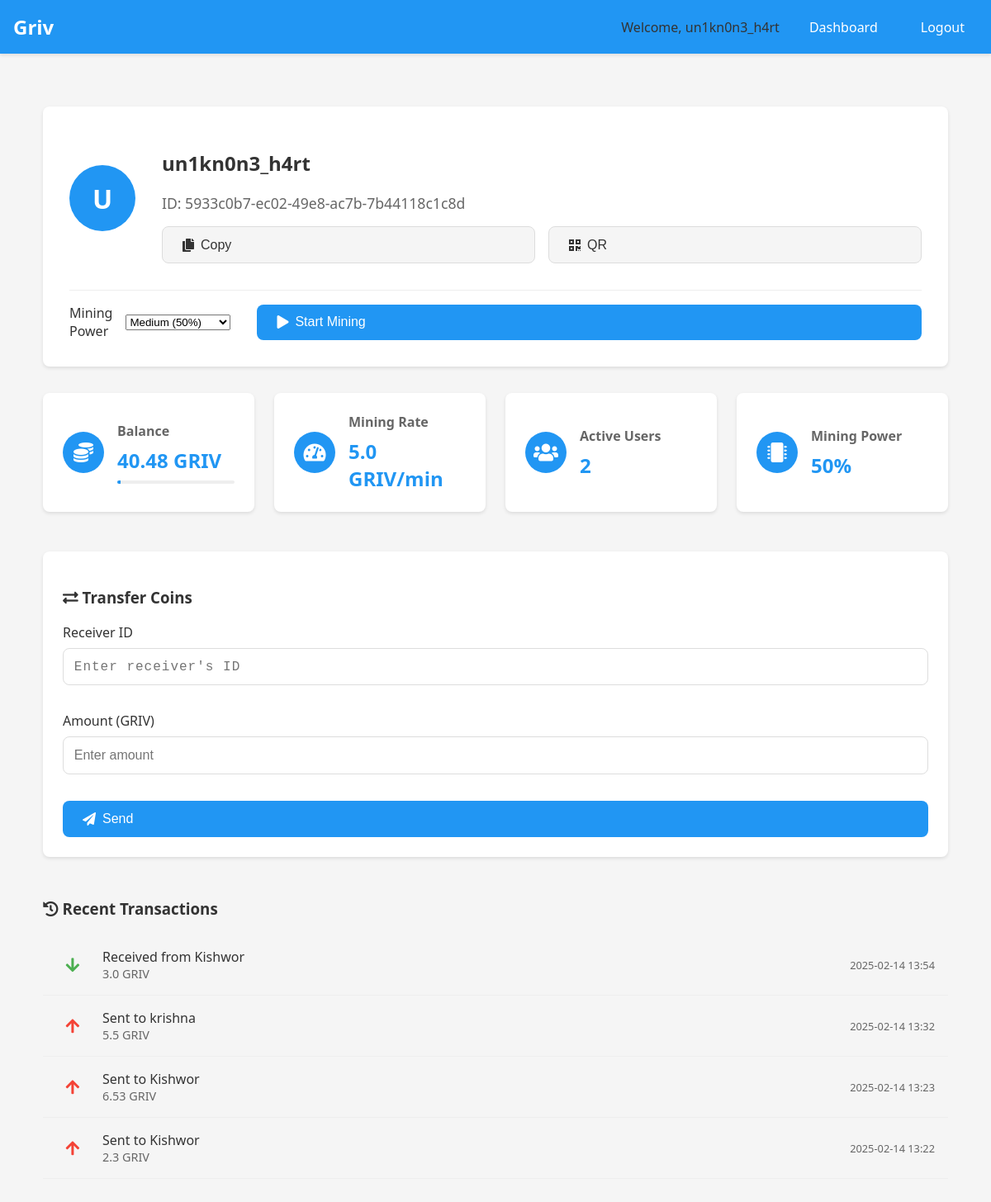
Screenshot of /dashboard (signed in) with the database file from the repository.
### app/models/user.py (models this page shows, shortened)
class User(UserMixin, db.Model):
    id = db.Column(db.String(36), primary_key=True, default=lambda: str(uuid.uuid4()))
    username = db.Column(db.String(64), unique=True, nullable=False)
    email = db.Column(db.String(120), unique=True, nullable=False)
    password_hash = db.Column(db.String(128))
    balance = db.Column(db.Float, default=0.0)
    last_seen = db.Column(db.DateTime, default=datetime.utcnow)
    is_active = db.Column(db.Boolean, default=False)
    is_mining = db.Column(db.Boolean, default=False)
    mining_power = db.Column(db.Float, default=0.5)

### app/models/transaction.py (models this page shows)
class Transaction(db.Model):
    id = db.Column(db.Integer, primary_key=True)
    sender_id = db.Column(db.String(36), db.ForeignKey('user.id'), nullable=False)
    receiver_id = db.Column(db.String(36), db.ForeignKey('user.id'), nullable=False)
    amount = db.Column(db.Float, nullable=False)
    timestamp = db.Column(db.DateTime, default=datetime.utcnow)
    sender = db.relationship('User', foreign_keys=[sender_id])
    receiver = db.relationship('User', foreign_keys=[receiver_id])

### app/routes.py (the view)
@bp.route('/dashboard')
@login_required
def dashboard():
    active_users = mining_system.get_active_users_count()
    mining_rate = mining_system.calculate_mining_rate(active_users)
    transactions = Transaction.query.filter(
        (Transaction.sender_id == current_user.id) |
        (Transaction.receiver_id == current_user.id)
    ).order_by(Transaction.timestamp.desc()).limit(10)
    return render_template('dashboard.html',
                         user=current_user,
                         mining_rate=mining_rate,
                         active_users=active_users,
                         transactions=transactions)

### app/__init__.py (called while the page is built)
def create_app(config_class=Config):
    app = Flask(__name__)
    app.config.from_object(config_class)
    db.init_app(app)
    login_manager.init_app(app)
    with app.app_context():
        db.create_all()  # Create database tables
    from app.routes import bp as routes_bp
    app.register_blueprint(routes_bp)
    @login_manager.user_loader
    def load_user(user_id):
        from app.models.user import User
        return User.query.get(str(user_id))
    return app

### app/mining.py (called while the page is built)
    def calculate_mining_rate(self, active_users):
        if active_users == 0:
            return self.base_rate
        return max(self.min_rate, self.base_rate / active_users)

    def get_active_users_count(self):
        return User.query.filter_by(is_active=True).count()

### app/templates/dashboard.html (shortened to what this page needs)
{% extends "base.html" %}
{% block content %}
<div id="dashboard" class="dashboard-container">
    <div class="profile-card">
        <div class="profile-header">
            <div class="profile-avatar">
                {{ current_user.username[0].upper() }}
            </div>
            <div class="profile-info">
                <h2>{{ current_user.username }}</h2>
                <p class="user-id">ID: {{ current_user.id }}</p>
                <div class="id-actions">
                    <button onclick="copyUserId()" class="btn-secondary">
                        <i class="fas fa-copy"></i> Copy
                    </button>
                    <button onclick="showQRCode()" class="btn-secondary">
                        <i class="fas fa-qrcode"></i> QR
                    </button>
                </div>
            </div>
        </div>
        <div class="mining-controls">
            <div class="mining-power">
                <label for="mining-power">Mining Power</label>
                <select id="mining-power" onchange="updateMiningPower()">
                    <option value="medium" selected>Medium (50%)</option>
                </select>
            </div>
            <button id="mining-toggle" class="btn-primary" onclick="toggleMining()">
                <i class="fas fa-play"></i> Start Mining
            </button>
        </div>
    </div>
    <div class="stats-grid">
        <div class="stat-card">
            <div class="stat-icon">
                <i class="fas fa-coins"></i>
            </div>
            <div class="stat-content">
                <h3>Balance</h3>
                <p id="balance">{{ user.balance|round(2) }} GRIV</p>
                <div class="balance-limit">
                    <div class="progress-bar" style="width: {{ (user.balance / 1619 * 100)|round(2) }}%"></div>
                </div>
            </div>
        </div>
        <div class="stat-card">
            <div class="stat-icon">
                <i class="fas fa-tachometer-alt"></i>
            </div>
            <div class="stat-content">
                <h3>Mining Rate</h3>
                <p id="mining-rate">{{ mining_rate|round(2) }} GRIV/min</p>
            </div>
        </div>
        <div class="stat-card" onclick="window.location.href='{{ url_for('main.active_users') }}'" style="cursor: pointer;">
            <div class="stat-icon">
                <i class="fas fa-users"></i>
            </div>
            <div class="stat-content">
                <h3>Active Users</h3>
                <p id="active-users">{{ active_users }}</p>
            </div>
        </div>
        <div class="stat-card">
            <div class="stat-icon">
                <i class="fas fa-microchip"></i>
            </div>
            <div class="stat-content">
                <h3>Mining Power</h3>
                <p id="current-power">50%</p>
            </div>
        </div>
    </div>
    <div class="transfer-section">
        <div class="transfer-card">
            <h3><i class="fas fa-exchange-alt"></i> Transfer Coins</h3>
            <form id="transfer-form" class="transfer-form">
                <div class="form-group">
                    <label for="receiver_id">Receiver ID</label>
                    <input type="text"
                           id="receiver_id"
                           name="receiver_id"
                           placeholder="Enter receiver's ID"
                           pattern="[a-f0-9]{8}-[a-f0-9]{4}-[a-f0-9]{4}-[a-f0-9]{4}-[a-f0-9]{12}"
                           title="Please enter a valid user ID"
                           required>
                </div>
                <div class="form-group">
                    <label for="amount">Amount (GRIV)</label>
                    <input type="number"
                           id="amount"
                           name="amount"
                           step="0.01"
                           min="0.01"
                           placeholder="Enter amount"
                           required>
                </div>
                <button type="submit" class="btn-primary">
                    <i class="fas fa-paper-plane"></i> Send
                </button>
            </form>
        </div>
    </div>
    <div class="transactions-section">
        <div class="transactions-card">
            <h3><i class="fas fa-history"></i> Recent Transactions</h3>
            <div id="transactions-list">
                {% for tx in transactions %}
                <div class="transaction-item">
                    <div class="transaction-icon">
                        {% if tx.sender_id == current_user.id %}
                        <i class="fas fa-arrow-up sent"></i>
                        {% else %}
                        <i class="fas fa-arrow-down received"></i>
                        {% endif %}
                    </div>
                    <div class="transaction-details">
                        <p class="transaction-main">
                            {% if tx.sender_id == current_user.id %}
                            Sent to {{ tx.receiver.username }}
                            {% else %}
                            Received from {{ tx.sender.username }}
                            {% endif %}
                        </p>
                        <p class="transaction-amount">
                            {{ tx.amount }} GRIV
                        </p>
                    </div>
                    <div class="transaction-time">
                        {{ tx.timestamp.strftime('%Y-%m-%d %H:%M') }}
                    </div>
                </div>
                {% endfor %}
            </div>
        </div>
    </div>
</div>
<link rel="stylesheet" href="https://cdnjs.cloudflare.com/ajax/libs/font-awesome/5.15.4/css/all.min.css">
{% endblock %}

### app/templates/base.html (shortened to what this page needs)
<!DOCTYPE html>
<html lang="en">
<head>
    <link rel="stylesheet" href="{{ url_for('static', filename='css/style.css') }}">
</head>
<body>
    <nav>
        <div class="nav-wrapper">
            <a href="{{ url_for('main.index') }}" class="brand-logo">Griv</a>
            {% if current_user.is_authenticated %}
            <ul class="right">
                <li>Welcome, {{ current_user.username }}</li>
                <li><a href="{{ url_for('main.dashboard') }}">Dashboard</a></li>
                <li><a href="{{ url_for('main.logout') }}">Logout</a></li>
            </ul>
            {% endif %}
        </div>
    </nav>
    <div class="container">
        {% block content %}{% endblock %}
    </div>
</body>
</html>

### rows the page displays
User: username "un1kn0n3_h4rt", username "U", id "5933c0b7-ec02-49e8-ac7b-7b44118c1c8d", balance "40.48"
Transaction: sender.username "Kishwor", amount "3.0", timestamp "2025-02-14 13:54"
Transaction: receiver.username "krishna", amount "5.5", timestamp "2025-02-14 13:32"
Transaction: receiver.username "Kishwor", amount "6.53", timestamp "2025-02-14 13:23"
Transaction: receiver.username "Kishwor", amount "2.3", timestamp "2025-02-14 13:22"

### other values shown
{{ mining_rate|round(2) }} "5.0"
{{ active_users }} "2"
